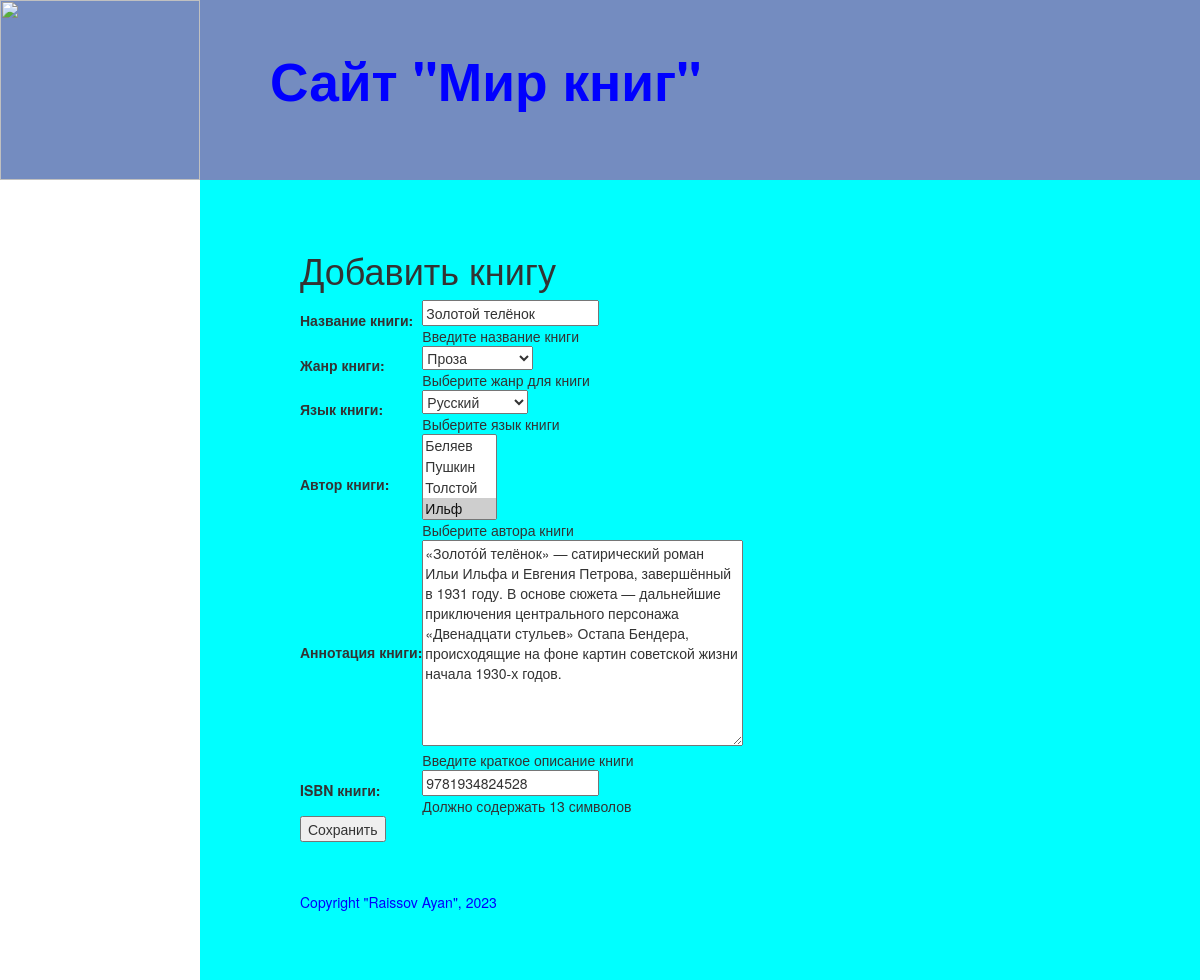
/book/update/1, run on the app's committed database.
### catalog/models.py (models this page shows, shortened)
class Book(models.Model):
    title = models.CharField(max_length=200, help_text="Введите название книги", verbose_name="Название книги")
    genre = models.ForeignKey('Genre', on_delete=models.CASCADE, help_text=" Выберите жанр для книги", verbose_name="Жанр книги", null=True)
    language = models.ForeignKey('Language', on_delete=models.CASCADE, help_text="Выберите язык книги", verbose_name="Язык книги", null=True)
    author = models.ManyToManyField('Author', help_text="Выберите автора книги", verbose_name="Автор книги")
    summary = models.TextField(max_length=1000, help_text="Введите краткое описание книги", verbose_name="Аннотация книги")
    isbn = models.CharField(max_length=13, help_text="Должно содержать 13 символов", verbose_name="ISBN книги")
    def display_author(self):
        return ', '.join([author.last_name for author in self.author.all()])
    display_author.short_description = 'Авторы'

### catalog/views.py (the view)
# urls.py: re_path(r'^book/update/(?P<pk>\d+)$', views.BookUpdate.as_view(), name='book_update'),
class BookUpdate(UpdateView):
    model = Book
    fields = '__all__'
    success_url = reverse_lazy('books')

### catalog/models.py (called while the page is built)
    def __str__(self):
        return self.name

    def __str__(self):
        return self.name

    def __str__(self):
        return self.last_name

### catalog/templates/catalog/book_form.html (shortened to what this page needs)
<!DOCTYPE html>
{% extends "base_generic.html" %}
{% block content %}
<h1>Добавить книгу</h1>
<form action="" method="post">
 <table>
 {{ form.as_table }}
 </table>
 <input type="submit" value="Сохранить" />
</form>
{% endblock %}

### data on the page
Book: title "Золотой телёнок", genre "Проза", language "Русский", summary "«Золото́й телёнок» — сатирический роман Ильи Ильфа и Евгения Петрова, завершённый в 1931 году. В основе сюжета — дальнейшие приключения центрального персонажа «Двенадцати стульев» Остапа Бендера, происходящие на фоне картин советской жизни начала 1930-х годов.", isbn "9781934824528"
